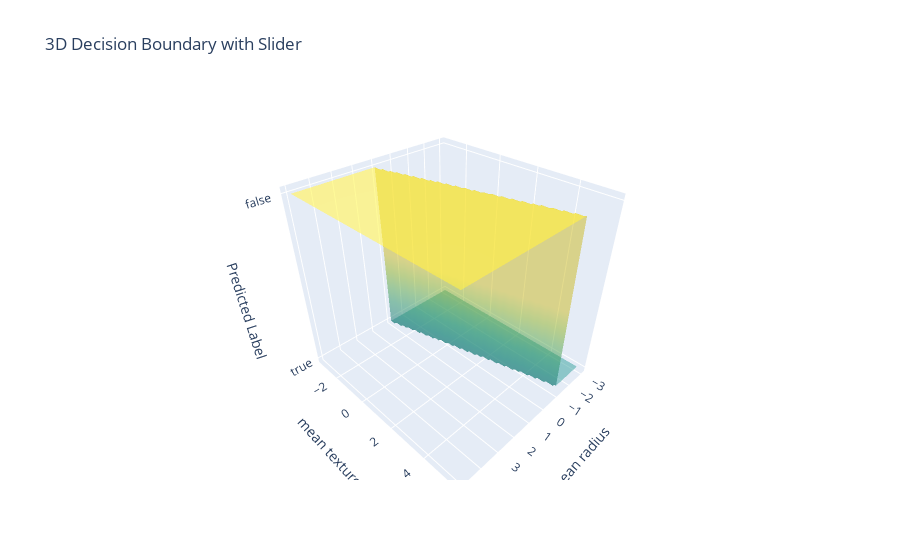

Notebook cell for this chart:
### Code cell
#3D decision boundary
def plot_3d_decision_boundary(X, y, features):
    thresholds = np.linspace(0.1, 0.9, 9)
    fig = go.Figure()

    for threshold in thresholds:
        model = LogisticRegression()
        model.fit(X, y > threshold)

        x_min, x_max = X[:, 0].min() - 1, X[:, 0].max() + 1
        y_min, y_max = X[:, 1].min() - 1, X[:, 1].max() + 1
        xx, yy = np.meshgrid(np.arange(x_min, x_max, 0.1), np.arange(y_min, y_max, 0.1))

        Z = model.predict(np.c_[xx.ravel(), yy.ravel()])
        Z = Z.reshape(xx.shape)

        trace = go.Surface(x=xx, y=yy, z=Z, opacity=0.5, showscale=False,
                           colorscale='Viridis', name=f'Threshold={threshold:.1f}')

        fig.add_trace(trace)

    fig.update_layout(title='3D Decision Boundary with Slider',
                      scene=dict(xaxis_title=features[0],
                                 yaxis_title=features[1],
                                 zaxis_title='Predicted Label'),
                      sliders=[dict(steps=[dict(method='relayout',
                                                args=['scene.camera', dict(up=dict(z=0, x=0, y=0)),
                                                      'scene.annotations', []])],
                                    active=0,
                                    visible=True,
                                    x=0.1,
                                    y=0,
                                    len=0.9)])

    fig.show()

#slider
decision_boundary_slider = widgets.FloatSlider(value=0.5, min=0.1, max=0.9, step=0.1, description='Threshold:')


def update_3d_decision_boundary(threshold):
    model.fit(X_scaled, y > threshold)

    x_min, x_max = X_scaled[:, 0].min() - 1, X_scaled[:, 0].max() + 1
    y_min, y_max = X_scaled[:, 1].min() - 1, X_scaled[:, 1].max() + 1
    xx, yy = np.meshgrid(np.arange(x_min, x_max, 0.1), np.arange(y_min, y_max, 0.1))
    Z = model.predict(np.c_[xx.ravel(), yy.ravel()])
    Z = Z.reshape(xx.shape)

    fig = go.Figure()

    trace = go.Surface(x=xx, y=yy, z=Z, opacity=0.5, showscale=False,
                       colorscale='Viridis', name=f'Threshold={threshold:.1f}')

    fig.add_trace(trace)

    fig.update_layout(title='3D Decision Boundary with Slider',
                      scene=dict(xaxis_title=features[0],
                                 yaxis_title=features[1],
                                 zaxis_title='Predicted Label'))

    fig.show()


interactive_plot_3d_decision_boundary = interactive(update_3d_decision_boundary, threshold=decision_boundary_slider)


print("Adjust the threshold with the slider:")
interactive_plot_3d_decision_boundary

### Figure 1 — Plotly figure (JSON) as saved in the notebook; plotly's stock layout.template omitted (floating-point values rounded to 4 significant figures; data arrays with more than 128 entries replaced by an {"elided": "..."} marker saying what was removed)
{"data": [{"colorscale": [[0, "#440154"], [0.1111, "#482878"], [0.2222, "#3e4989"], [0.3333, "#31688e"], [0.4444, "#26828e"], [0.5556, "#1f9e89"], [0.6667, "#35b779"], [0.7778, "#6ece58"], [0.8889, "#b5de2b"], [1, "#fde725"]], "name": "Threshold=0.5", "opacity": 0.5, "showscale": false, "type": "surface", "x": {"elided": "89x81 float values"}, "y": {"elided": "89x81 float values"}, "z": {"elided": "89x81 bool values"}}], "layout": {"scene": {"xaxis": {"title": {"text": "mean radius"}}, "yaxis": {"title": {"text": "mean texture"}}, "zaxis": {"title": {"text": "Predicted Label"}}}, "title": {"text": "3D Decision Boundary with Slider"}}}
